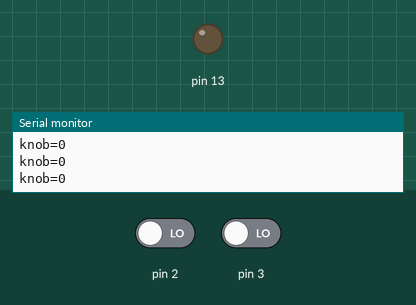
Recording of a sketch running on a simulated Arduino Uno, built with avr-gcc and run on an emulated ATmega328P. Parts: output pins drawn as LEDs (lit = HIGH), the last lines printed to the serial monitor. The test bench sets the inputs (shaded band); at power-on: pin 3 LOW, pin 2 LOW.

Above: at 1.2 s.
1.3 s: pin 3 driven HIGH
At 1.6 s:
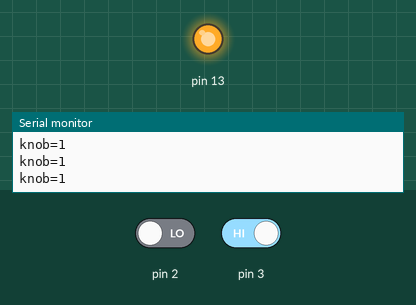
Timing chart, 0 to 4.3 s (numbered marks = the images above; inputs shaded):
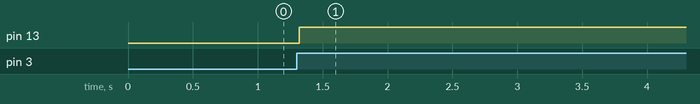

The sketch:

s4et_so_sbrosom.ino
```cpp
// bool sost;
short s4et = 0;
bool cur = 0;
bool last = 0;
bool cur2 = 0;
bool LEDSOST = 0;

void setup() {
  pinMode(2, INPUT);
  pinMode(3, INPUT);
  pinMode(13, OUTPUT);
  Serial.begin (9600);
}

void loop() {
 cur = digitalRead(3);
 if (cur and !last){
  delay(10);
  cur = digitalRead(3);
  if (cur){
    s4et++;
    LEDSOST = !LEDSOST;
    digitalWrite(13,LEDSOST);
  }
 }
last = cur;
cur2 = digitalRead(2);
 if (cur2) {
  s4et = 0;
 }
Serial.print("knob=");
Serial.println(s4et);
delay(10);
}
```

Measured:
- after the input at 1.3 s, pin 13: LOW → HIGH at once
